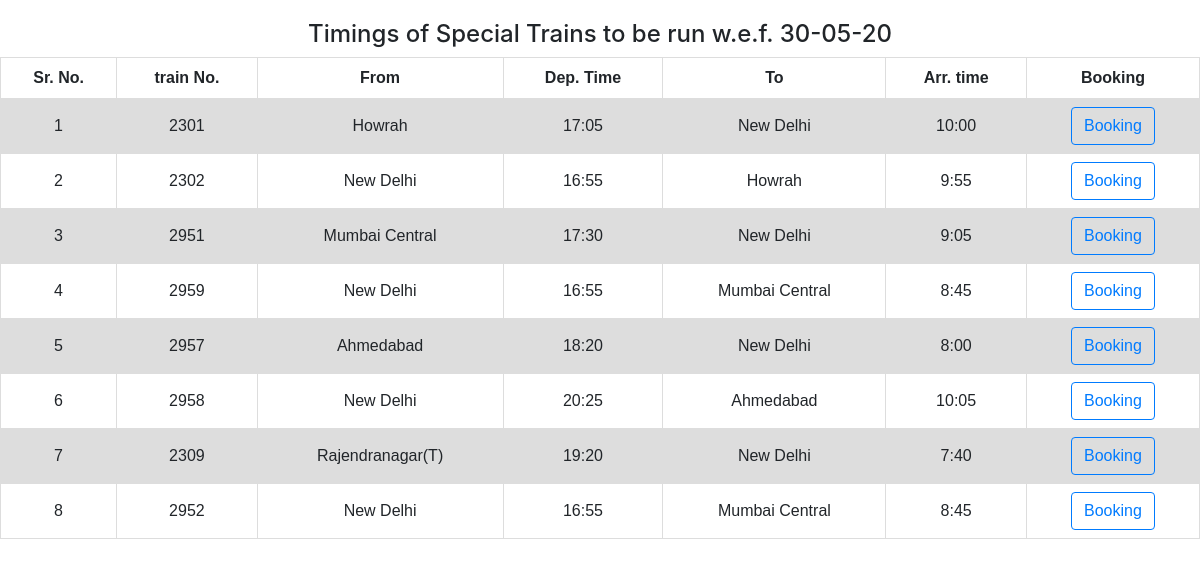
The page / on the database its author committed.
### train/models.py (models this page shows, shortened)
class train(models.Model):
    date = models.DateTimeField(blank=True, null=True)
    train_no = models.CharField(max_length=50,blank=True)
    train_from = models.CharField(max_length=50,blank=True)
    dep_time = models.CharField(max_length=50, blank=True)
    train_to = models.CharField(max_length=50,blank=True)
    arr_time = models.CharField(max_length=50,blank=True)

### train/views.py (the view)
# urls.py: path("",views.index, name="train"),
def index(request):
    obj=train.objects.all()
    context = {'obj':obj}
    return render(request,'index.html',context)

### train/templates/index.html (shortened to what this page needs)
<!DOCTYPE html>
<html>
<head>
    <link rel="stylesheet" href="https://stackpath.bootstrapcdn.com/bootstrap/4.1.0/css/bootstrap.min.css">
  <link rel="stylesheet" href="https://stackpath.bootstrapcdn.com/bootstrap/4.1.1/css/bootstrap.min.css">
<link rel="stylesheet" href="https://cdnjs.cloudflare.com/ajax/libs/bootstrap-select/1.13.1/css/bootstrap-select.css" />
</head>
<body>
    <h4>Timings of Special Trains to be run w.e.f. 30-05-20</h4>
    <table>
      <tr>
        <th>Sr. No.</th>
        <th>train No.</th>
        <th>From</th>
        <th>Dep. Time</th>
        <th>To</th>
        <th>Arr. time</th>
        <th>Booking</th>
      </tr>
      {% for x in obj %}
      <tr>
      <td>{{x.id}}</td>
      <td>{{x.train_no}}</td>
      <td>{{x.train_from}}</td>
      <td>{{x.dep_time}}</td>
      <td>{{x.train_to}}</td>
      <td>{{x.arr_time}}</td>
      <td><a href='{% url "booking" book=x.train_no  %}' class="btn btn-outline-primary">Booking</a></td>
      </tr>
      {%endfor%}
    </table>
</body>
</html>

### rows shown on the page
train: id "1", train_no "2301", train_from "Howrah", dep_time "17:05", train_to "New Delhi", arr_time "10:00"
train: id "2", train_no "2302", train_from "New Delhi", dep_time "16:55", train_to "Howrah", arr_time "9:55"
train: id "3", train_no "2951", train_from "Mumbai Central", dep_time "17:30", train_to "New Delhi", arr_time "9:05"
train: id "4", train_no "2959", train_from "New Delhi", dep_time "16:55", train_to "Mumbai Central", arr_time "8:45"
train: id "5", train_no "2957", train_from "Ahmedabad", dep_time "18:20", train_to "New Delhi", arr_time "8:00"
train: id "6", train_no "2958", train_from "New Delhi", dep_time "20:25", train_to "Ahmedabad", arr_time "10:05"
train: id "7", train_no "2309", train_from "Rajendranagar(T)", dep_time "19:20", train_to "New Delhi", arr_time "7:40"
train: id "8", train_no "2952", train_from "New Delhi", dep_time "16:55", train_to "Mumbai Central", arr_time "8:45"
